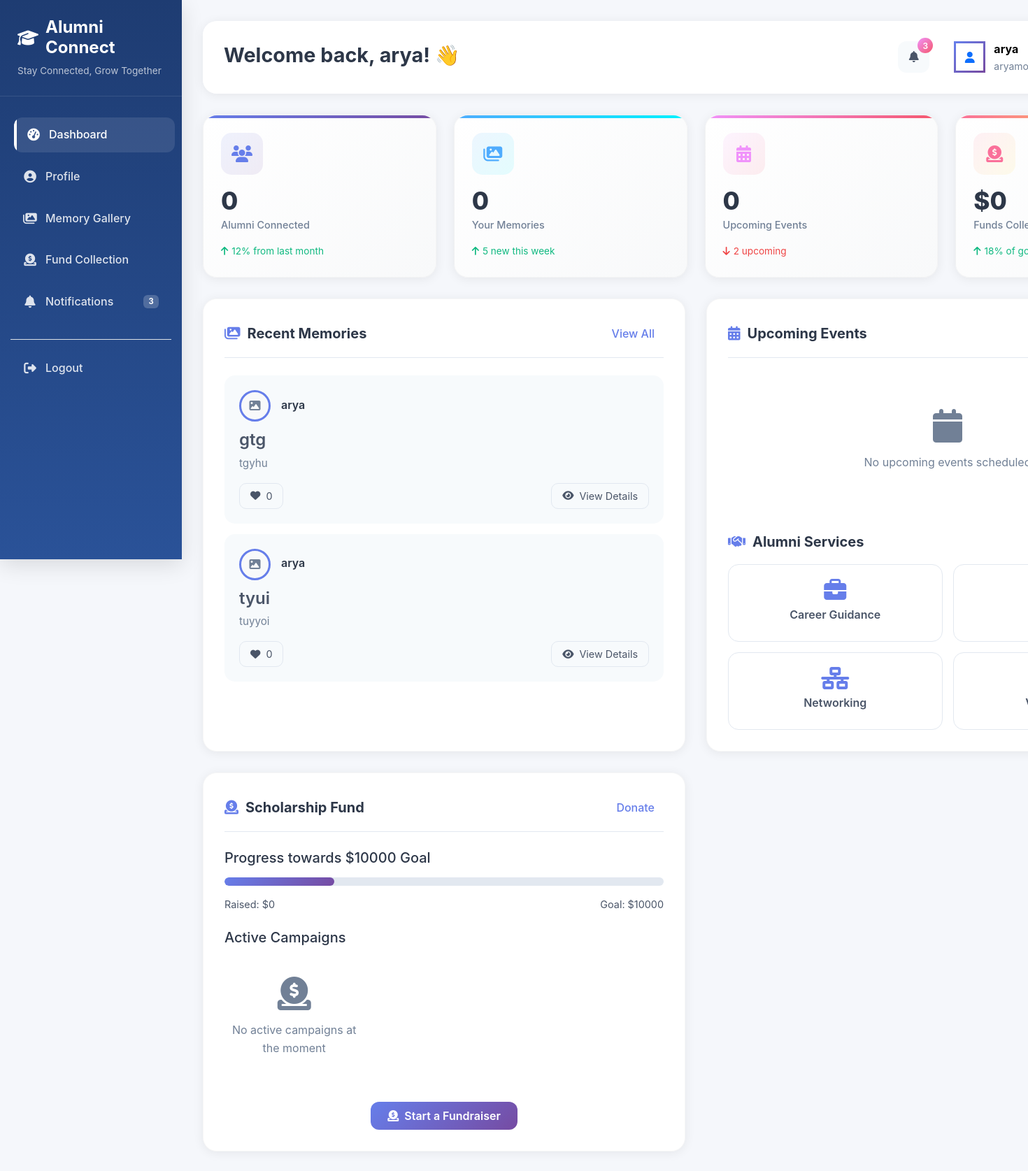
/student-home/ (signed in), run on the app's committed database.
### pages/models.py (models this page shows, shortened)
class Memory(models.Model):
    user = models.ForeignKey(User, on_delete=models.CASCADE)
    title = models.CharField(max_length=200)
    description = models.TextField()
    image = models.ImageField(upload_to='memories/', blank=True, null=True)
    date_posted = models.DateTimeField(auto_now_add=True)
    is_approved = models.BooleanField(default=False)  # optional if using admin approval

### pages/views.py (the view)
# urls.py: path('student-home/', views.student_home_view, name='student_home'),
@login_required(login_url='login')
def student_home_view(request):
    student = get_object_or_404(StudentProfile, user=request.user)
    recent_memories = Memory.objects.filter(user=request.user).order_by('-date_posted')[:6]
    return render(request, "student_home.html", {
        "student": student,
        "recent_memories": recent_memories,
    })

### templates/student_home.html (shortened to what this page needs)
<!DOCTYPE html>
<html lang="en">
<head>
  {% load static %}
  {% load humanize %}
  <link href="https://cdn.jsdelivr.net/npm/bootstrap@5.3.0/dist/css/bootstrap.min.css" rel="stylesheet">
  <link rel="stylesheet" href="https://cdnjs.cloudflare.com/ajax/libs/font-awesome/6.4.0/css/all.min.css">
</head>
<body>
  <div class="container-fluid">
    <div class="row">
      <div class="sidebar" id="sidebar">
        <div class="sidebar-brand">
          <h3><i class="fas fa-graduation-cap"></i> Alumni Connect</h3>
          <small>Stay Connected, Grow Together</small>
        </div>
        <ul class="nav flex-column">
          <li class="nav-item">
            <a class="nav-link active" href="{% url 'pages:student_home' %}">
              <i class="fas fa-tachometer-alt"></i> Dashboard
            </a>
          </li>
          <li class="nav-item">
            <a class="nav-link" href="{% url 'pages:profile' %}">
              <i class="fas fa-user-circle"></i> Profile
            </a>
          </li>
          <li class="nav-item">
            <a class="nav-link" href="{% url 'pages:memory_gallery' %}">
              <i class="fas fa-images"></i> Memory Gallery
            </a>
          </li>
          <li class="nav-item">
            <a class="nav-link" href="{% url 'create_fund' %}">
              <i class="fas fa-donate"></i> Fund Collection
            </a>
          </li>
          <li class="nav-item">
            <a class="nav-link" href="{% url 'pages:notifications' %}">
              <i class="fas fa-bell"></i> Notifications
              <span class="badge">3</span>
            </a>
          </li>
          <li class="nav-item mt-4 pt-3 border-top">
            <a class="nav-link" href="{% url 'pages:logout' %}">
              <i class="fas fa-sign-out-alt"></i> Logout
            </a>
          </li>
        </ul>
      </div>
      <div class="main-content" id="mainContent">
        <div class="header fade-in">
          <div class="header-content">
            <h1>Welcome back, {{ user.first_name|default:user.username }}! 👋</h1>
          </div>
          <div class="user-menu">
            <button class="notification-btn" type="button">
              <i class="fas fa-bell"></i>
              <span class="notification-badge">3</span>
            </button>
            <div class="dropdown user-dropdown">
              <button class="dropdown-toggle" type="button" data-bs-toggle="dropdown">
                {% if student_profile and student_profile.profile_photo %}
                  <img src="{{ student_profile.profile_photo.url }}" alt="avatar" class="user-avatar">
                {% else %}
                  <div class="avatar-placeholder">
                    <i class="fas fa-user text-primary"></i>
                  </div>
                {% endif %}
                <div class="d-flex flex-column align-items-start">
                  <strong>{{ user.first_name|default:user.username }}</strong>
                  <small class="text-muted">{{ user.email }}</small>
                </div>
              </button>
            </div>
          </div>
        </div>
        <div class="stats-grid fade-in">
          <div class="stats-card card-1">
            <div class="stats-icon">
              <i class="fas fa-users"></i>
            </div>
            <h2 class="stats-value">{{ alumni_count|default:"0" }}</h2>
            <p class="stats-label">Alumni Connected</p>
            <div class="stats-trend up">
              <i class="fas fa-arrow-up"></i>
              <span>12% from last month</span>
            </div>
          </div>
          <div class="stats-card card-2">
            <div class="stats-icon">
              <i class="fas fa-images"></i>
            </div>
            <h2 class="stats-value">{{ memories_count|default:"0" }}</h2>
            <p class="stats-label">Your Memories</p>
            <div class="stats-trend up">
              <i class="fas fa-arrow-up"></i>
              <span>5 new this week</span>
            </div>
          </div>
          <div class="stats-card card-3">
            <div class="stats-icon">
              <i class="fas fa-calendar-alt"></i>
            </div>
            <h2 class="stats-value">{{ upcoming_events|length|default:"0" }}</h2>
            <p class="stats-label">Upcoming Events</p>
            <div class="stats-trend down">
              <i class="fas fa-arrow-down"></i>
              <span>2 upcoming</span>
            </div>
          </div>
          <div class="stats-card card-4">
            <div class="stats-icon">
              <i class="fas fa-donate"></i>
            </div>
            <h2 class="stats-value">${{ funds_total|default:"0" }}</h2>
            <p class="stats-label">Funds Collected</p>
            <div class="stats-trend up">
              <i class="fas fa-arrow-up"></i>
              <span>18% of goal</span>
            </div>
          </div>
        </div>
        <div class="dashboard-grid">
          <div class="dashboard-card fade-in">
            <div class="card-header">
              <h3 class="card-title"><i class="fas fa-images"></i> Recent Memories</h3>
              <a href="{% url 'memory_gallery' %}" class="btn btn-link">View All</a>
            </div>
            {% if recent_memories %}
              {% for m in recent_memories %}
                <div class="memory-item">
                  <div class="memory-header">
                    {% if m.image %}
                      <img src="{{ m.image.url }}" class="memory-avatar" alt="Memory">
                    {% else %}
                      <div class="memory-avatar bg-light d-flex align-items-center justify-content-center">
                        <i class="fas fa-image text-muted"></i>
                      </div>
                    {% endif %}
                    <div class="memory-meta">
                      <div class="memory-author">{{ m.user.get_full_name|default:m.user.username }}</div>
                    </div>
                  </div>
                  <div class="memory-content">
                    <h4 class="memory-title">{{ m.title|default:"Untitled" }}</h4>
                    <p class="memory-description">{{ m.description|truncatewords:25|default:"No description" }}</p>
                  </div>
                  <div class="memory-actions">
                    <button class="action-btn">
                      <i class="fas fa-heart"></i> {{ m.likes|default:"0" }}
                    </button>
                    {% if m.id %}
                      <a href="{% url 'memory_detail' m.id %}" class="action-btn">
                        <i class="fas fa-eye"></i> View Details
                      </a>
                    {% else %}
                      <a href="#" class="action-btn">
                        <i class="fas fa-eye"></i> View Details
                      </a>
                    {% endif %}
                  </div>
                </div>
              {% endfor %}
            {% endif %}
          </div>
          <div class="dashboard-card fade-in">
            <div class="card-header">
              <h3 class="card-title"><i class="fas fa-calendar-alt"></i> Upcoming Events</h3>
            </div>
            {% if upcoming_events %}
              {% for ev in upcoming_events %}
                <div class="event-item">
                  <div class="event-header">
                    <h4 class="event-title">{{ ev.title|default:"Untitled Event" }}</h4>
                    <span class="event-badge">{{ ev.attendees_count|default:"0" }} attending</span>
                  </div>
                  <div class="event-meta">
                    <div class="event-info">
                      <i class="far fa-calendar"></i>
                      {{ ev.start_date|date:"M d, Y"|default:"TBA" }}
                    </div>
                    <div class="event-info">
                      <i class="fas fa-map-marker-alt"></i>
                      {{ ev.location|default:"Online" }}
                    </div>
                  </div>
                  <p class="text-muted mb-3">{{ ev.description|truncatewords:15|default:"No description" }}</p>
                  <div class="d-flex gap-2">
                    {% if ev.is_user_attending %}
                      <button class="action-btn" disabled>
                        <i class="fas fa-check"></i> You're Attending
                      </button>
                    {% else %}
                      <button class="action-btn">
                        <i class="fas fa-calendar-check"></i> RSVP Now
                      </button>
                    {% endif %}
                    {% if ev.id %}
                      <a href="{% url 'event_detail' ev.id %}" class="action-btn">
                        <i class="fas fa-info-circle"></i> Details
                      </a>
                    {% else %}
                      <a href="#" class="action-btn">
                        <i class="fas fa-info-circle"></i> Details
                      </a>
                    {% endif %}
                  </div>
                </div>
              {% endfor %}
            {% else %}
              <div class="text-center py-5">
                <i class="fas fa-calendar fa-3x text-muted mb-3"></i>
                <p class="text-muted">No upcoming events scheduled</p>
              </div>
            {% endif %}
            <div class="mt-4">
              <h4 class="card-title mb-3"><i class="fas fa-handshake"></i> Alumni Services</h4>
              <div class="services-grid">
                <div class="service-card">
                  <i class="fas fa-briefcase"></i>
                  <h6>Career Guidance</h6>
                </div>
                <div class="service-card">
                  <h6>Mentorship</h6>
                </div>
                <div class="service-card">
                  <i class="fas fa-network-wired"></i>
                  <h6>Networking</h6>
                </div>
                <div class="service-card">
                  <h6>Volunteering</h6>
                </div>
              </div>
            </div>
          </div>
          <div class="dashboard-card fade-in">
            <div class="card-header">
              <h3 class="card-title"><i class="fas fa-donate"></i> Scholarship Fund</h3>
              <a href="{% url 'create_fund' %}" class="btn btn-link">Donate</a>
            </div>
            <div class="mb-4">
              <h5 class="mb-3">Progress towards ${{ goal|intcomma|default:"10000" }} Goal</h5>
              <div class="progress-container">
                <div class="progress-bar" style="width: {{ funds_percent|default:'25' }}%;"></div>
              </div>
              <div class="progress-info mt-2">
                <span>Raised: ${{ funds_total|default:"0" }}</span>
                <span>Goal: ${{ goal|intcomma|default:"10000" }}</span>
              </div>
            </div>
            <h5 class="mb-3">Active Campaigns</h5>
            <div class="donation-grid">
              {% for d in donations|slice:":3" %}
                <div class="donation-card">
                  <div class="donation-icon mb-2">
                    <i class="fas fa-heart text-danger fa-lg"></i>
                  </div>
                  <h6>{{ d.title|default:"Campaign" }}</h6>
                  <div class="donation-amount">${{ d.amount|default:"0" }}</div>
                  <small class="text-muted">{{ d.summary|default:"Support a cause" }}</small>
                </div>
              {% empty %}
                <div class="col-12 text-center py-4">
                  <i class="fas fa-donate fa-3x text-muted mb-3"></i>
                  <p class="text-muted">No active campaigns at the moment</p>
                </div>
              {% endfor %}
            </div>
            <div class="text-center mt-4">
              <a href="{% url 'create_fund' %}" class="btn btn-primary px-4 py-2">
                <i class="fas fa-donate me-2"></i>Start a Fundraiser
              </a>
            </div>
          </div>
        </div>
      </div>
    </div>
  </div>
</body>
</html>

### data on the page
Memory: user.get_full_name "arya", title "gtg", description "tgyhu", likes "0", shows "View Details"
Memory: user.get_full_name "arya", title "tyui", description "tuyyoi", likes "0", shows "View Details"

### other printed values
{{ user.first_name|default:user.username }} "arya"
{{ alumni_count|default:"0" }} "0"
{{ memories_count|default:"0" }} "0"
{{ upcoming_events|length|default:"0" }} "0"
{{ funds_total|default:"0" }} "0"
{{ goal|intcomma|default:"10000" }} "10000"
